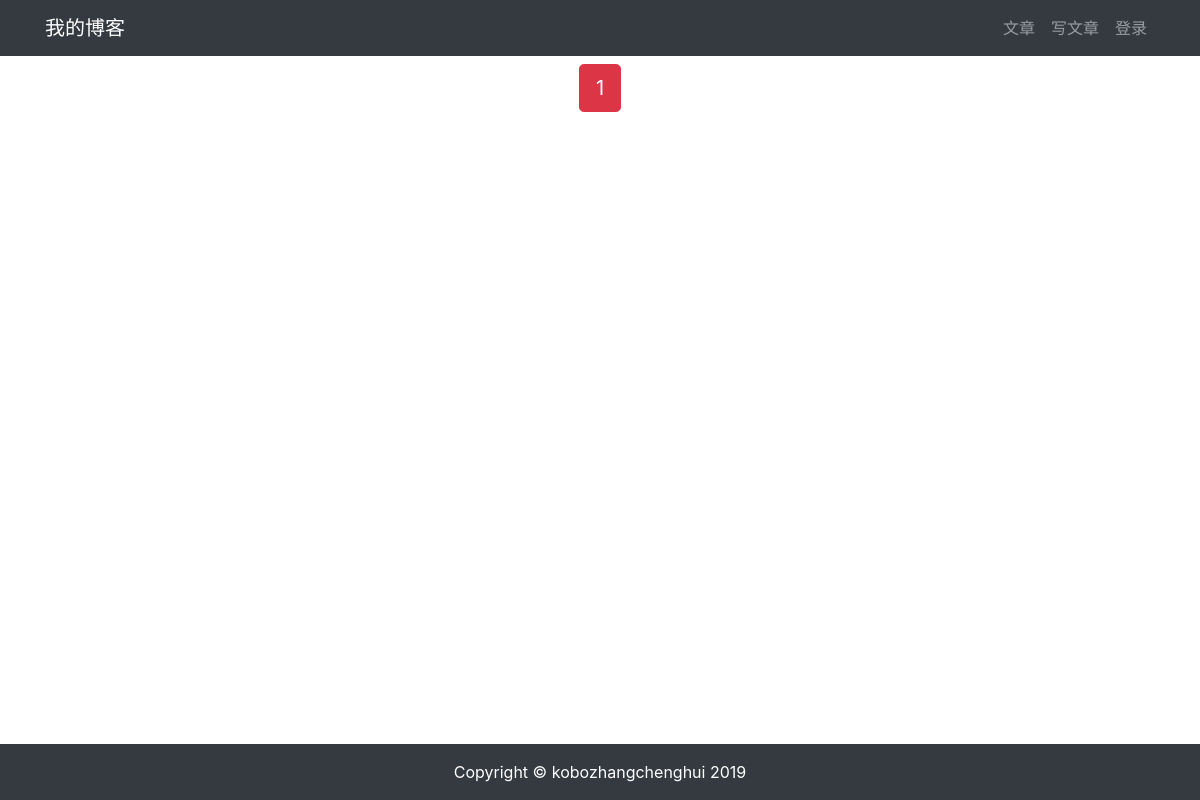
Before: /article/article-list/ with the older database file.
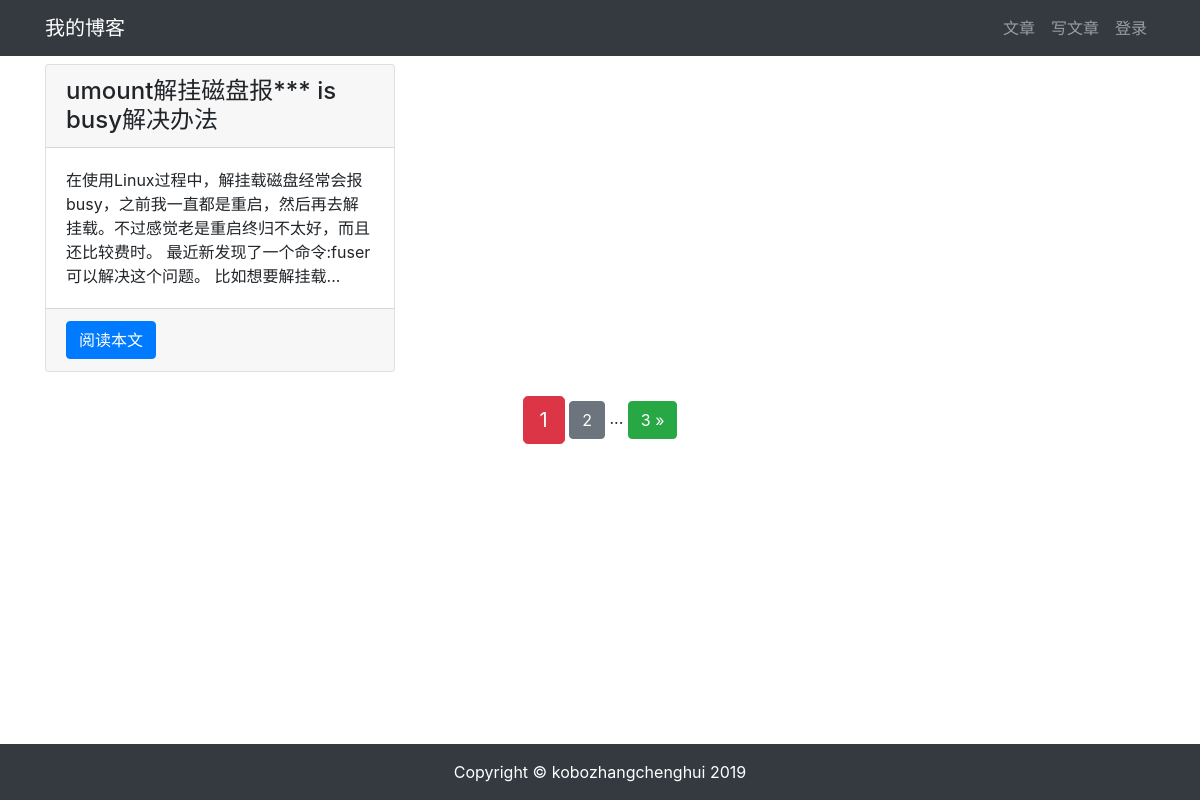
After: the same page with the newer database file.
### article/models.py (models this page shows, shortened)
class ArticlePost(models.Model):
    author = models.ForeignKey(User, on_delete=models.CASCADE)
    title = models.CharField(max_length=100)
    body = models.TextField()
    created = models.DateTimeField(default=timezone.now)
    updated = models.DateTimeField(auto_now=True)
    class Meta:
        ordering = ('-created',)

### article/views.py (the view)
# urls.py: path("article-list/", views.article_list, name='article_list'),
def article_list(request):
    article_list = ArticlePost.objects.all()
    paginator = Paginator(article_list, 1)
    page = request.GET.get('page')
    articles = paginator.get_page(page)
    context = {'articles':articles}
    return render(request, 'article/list.html', context)

### templates/article/list.html (shortened to what this page needs)
{% extends "base.html" %}
{% load staticfiles %}
{% block content %}
<div class="container">
    <div class="row mt-2">
        {% for article in articles %}
        <div class="col-4 mb-4">
            <div class="card h-100">
                <h4 class="card-header">{{ article.title }}</h4>
                <div class="card-body">
                    <p class="card-text">{{ article.body|slice:'100' }}...</p>
                </div>
                <div class="card-footer">
                    <a href="{% url 'article:article_detail' article.id %}" class="btn btn-primary">阅读本文</a>
                </div>
            </div>
        </div>
        {% endfor %}
    </div>
</div>
        <div class="pagination row">
            <div class="m-auto">
                <span class="step-links">
                    <span class="current btn btn-danger btn-lg">
                        {{ articles.number }}
                    </span>
                    {% if articles.has_next %}
                        <a href="?page={{ articles.next_page_number }}"
                           class="btn btn-secondary"
                        >
                            {{ articles.next_page_number }}
                        </a>
                        <span>...</span>
                        <a href="?page={{ articles.paginator.num_pages }}"
                           class="btn btn-success"
                        >
                            {{ articles.paginator.num_pages }} &raquo;
                        </a>
                    {% endif %}
                </span>
            </div>
        </div>
{% endblock content %}

### templates/base.html (shortened to what this page needs)
{% load staticfiles %}
<!DOCTYPE html>
<html lang="zh-cn">
<head>
    <link rel="stylesheet" href="{% static 'bootstrap/css/bootstrap.min.css' %}">
    <link rel="stylesheet" href="{% static 'md_css/monokai.css' %}">
</head>
<body>
    {% include 'header.html' %}
    {% block content %}{% endblock content %}
    {% include 'footer.html' %}
</body>
</html>

### templates/header.html (shortened to what this page needs)
<nav class="navbar navbar-expand-lg navbar-dark bg-dark">
  <div class="container">
    <a class="navbar-brand" href="#">我的博客</a>
    <div>
      <ul class="navbar-nav">
        <li class="nav-item">
          <a class="nav-link" href="{% url 'article:article_list' %}">文章</a>
        </li>
        <li class="nav-item">
          <a class="nav-link" href="{% url 'article:article_create' %}">写文章</a>
        </li>
        {% if user.is_authenticated %}
            <li class="nav-item dropdown">
                <a class="nav-link dropdown-toggle" href="#" id="navbarDropdown" role="button" data-toggle="dropdown" aria-haspopup="true" aria-expanded="false">
                  {{ user.username }}
                </a>
                <div class="dropdown-menu" aria-labelledby="navbarDropdown">
                  <a class="dropdown-item" href='{% url "userprofile:edit" user.id %}'>个人信息</a>
                  <a class="dropdown-item" href="#" onclick="user_delete()">删除用户</a>
                  <a class="dropdown-item" href="{% url 'userprofile:logout' %}">退出登录</a>
                </div>
            </li>
        {% else %}
            <li class="nav-item">
                <a class="nav-link" href="{% url 'userprofile:login' %}">登录</a>
            </li>
        {% endif %}
      </ul>
    </div>
  </div>
</nav>

### templates/footer.html
{% load staticfiles %}
<div>
    <br><br><br>
</div>
<footer class="py-3 bg-dark fixed-bottom">
    <div class="container">
        <p class="m-0 text-center text-white">Copyright &copy; kobozhangchenghui 2019</p>
    </div>
</footer>

Changed rows visible on the page:
added ArticlePost: title "umount解挂磁盘报*** is busy解决办法", body "在使用Linux过程中，解挂载磁盘经常会报busy，之前我一直都是重启，然后再去解挂载。不过感觉老是重启终归不太好，而且还比较费时。 最近新发现了一个命令:fuser可以解决这个问题。 比如想要解挂载"
Other visible differences:
{{ articles.next_page_number }}: (not shown) → "2"
{{ articles.paginator.num_pages }}: (not shown) → "3"
